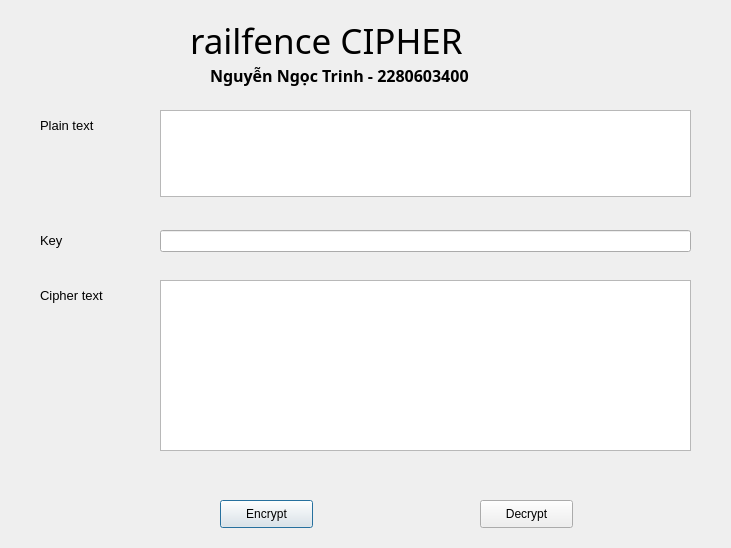
<?xml version="1.0" encoding="UTF-8"?>
<ui version="4.0">
 <class>Dialog</class>
 <widget class="QDialog" name="Dialog">
  <property name="geometry">
   <rect>
    <x>0</x>
    <y>0</y>
    <width>731</width>
    <height>548</height>
   </rect>
  </property>
  <property name="windowTitle">
   <string>Dialog</string>
  </property>
  <widget class="QLabel" name="label_5">
   <property name="geometry">
    <rect>
     <x>40</x>
     <y>280</y>
     <width>91</width>
     <height>31</height>
    </rect>
   </property>
   <property name="font">
    <font>
     <pointsize>10</pointsize>
    </font>
   </property>
   <property name="text">
    <string>Cipher text</string>
   </property>
  </widget>
  <widget class="QLabel" name="label">
   <property name="geometry">
    <rect>
     <x>190</x>
     <y>20</y>
     <width>401</width>
     <height>41</height>
    </rect>
   </property>
   <property name="font">
    <font>
     <family>Stencil</family>
     <pointsize>26</pointsize>
     <weight>50</weight>
     <bold>false</bold>
    </font>
   </property>
   <property name="text">
    <string>railfence CIPHER</string>
   </property>
  </widget>
  <widget class="QLabel" name="label_4">
   <property name="geometry">
    <rect>
     <x>40</x>
     <y>220</y>
     <width>55</width>
     <height>41</height>
    </rect>
   </property>
   <property name="font">
    <font>
     <pointsize>10</pointsize>
    </font>
   </property>
   <property name="text">
    <string>Key</string>
   </property>
  </widget>
  <widget class="QLineEdit" name="key_txt">
   <property name="geometry">
    <rect>
     <x>160</x>
     <y>230</y>
     <width>531</width>
     <height>22</height>
    </rect>
   </property>
  </widget>
  <widget class="QLabel" name="label_2">
   <property name="geometry">
    <rect>
     <x>210</x>
     <y>60</y>
     <width>361</width>
     <height>31</height>
    </rect>
   </property>
   <property name="font">
    <font>
     <family>Cascadia Mono SemiBold</family>
     <pointsize>12</pointsize>
     <weight>75</weight>
     <bold>true</bold>
    </font>
   </property>
   <property name="text">
    <string>Nguyễn Ngọc Trinh - 2280603400</string>
   </property>
  </widget>
  <widget class="QLabel" name="label_3">
   <property name="geometry">
    <rect>
     <x>40</x>
     <y>110</y>
     <width>91</width>
     <height>31</height>
    </rect>
   </property>
   <property name="font">
    <font>
     <pointsize>10</pointsize>
    </font>
   </property>
   <property name="text">
    <string>Plain text</string>
   </property>
  </widget>
  <widget class="QPlainTextEdit" name="plaintext_txt">
   <property name="geometry">
    <rect>
     <x>160</x>
     <y>110</y>
     <width>531</width>
     <height>87</height>
    </rect>
   </property>
  </widget>
  <widget class="QPlainTextEdit" name="ciphertext_txt">
   <property name="geometry">
    <rect>
     <x>160</x>
     <y>280</y>
     <width>531</width>
     <height>171</height>
    </rect>
   </property>
  </widget>
  <widget class="QPushButton" name="encrypt_btn">
   <property name="geometry">
    <rect>
     <x>220</x>
     <y>500</y>
     <width>93</width>
     <height>28</height>
    </rect>
   </property>
   <property name="text">
    <string>Encrypt</string>
   </property>
  </widget>
  <widget class="QPushButton" name="decrypt_btn">
   <property name="geometry">
    <rect>
     <x>480</x>
     <y>500</y>
     <width>93</width>
     <height>28</height>
    </rect>
   </property>
   <property name="text">
    <string>Decrypt</string>
   </property>
  </widget>
 </widget>
 <resources/>
 <connections/>
</ui>
